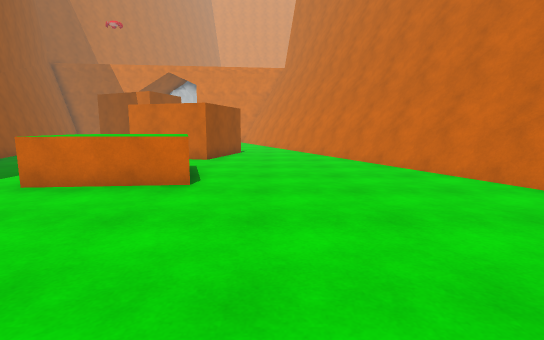
view 1 (above)

16 first-person views from a walk through a Unity game level. The camera is 1.3 m above the floor, tilts 8° down and sees 85° across. The floor is counted in squares, 1 m on a side. Each view is taken from the middle of a square. On the plan, view 1 faces up. The plan holds only what a view shows up to about 14 squares ahead; the rest is blank. The place goes on beyond the plan. The player character is not drawn. Surface patterns are stand-ins for the level's own textures.

view 2
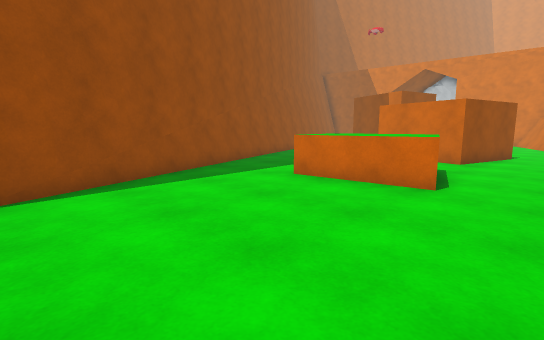

view 3
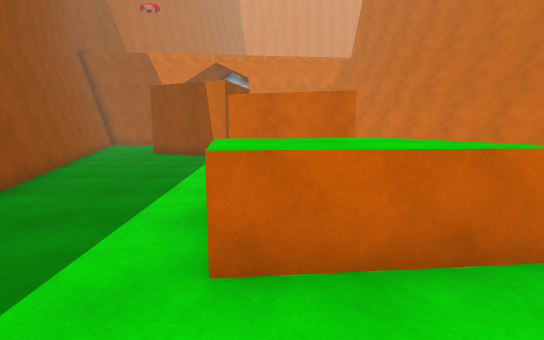

view 4
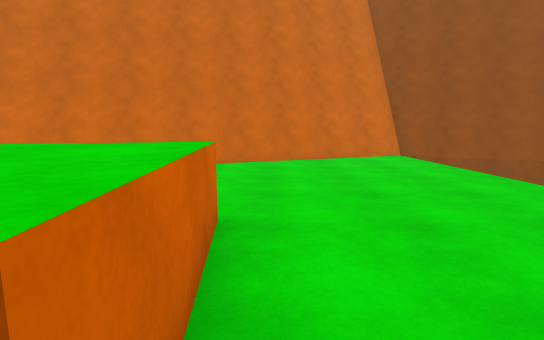

view 5
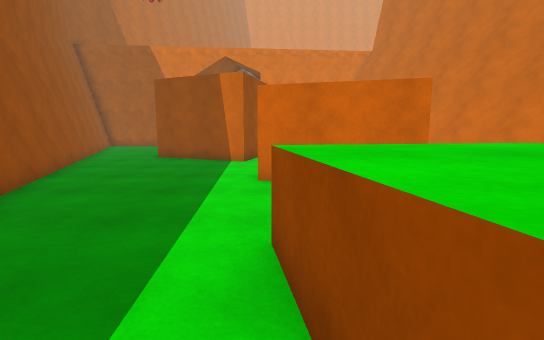

view 6
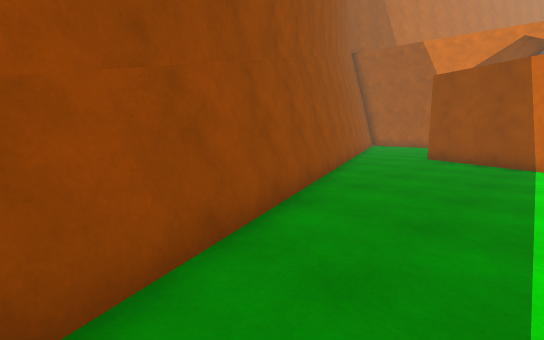

view 7
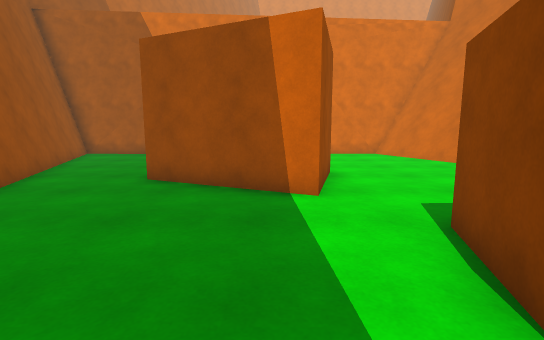

view 8
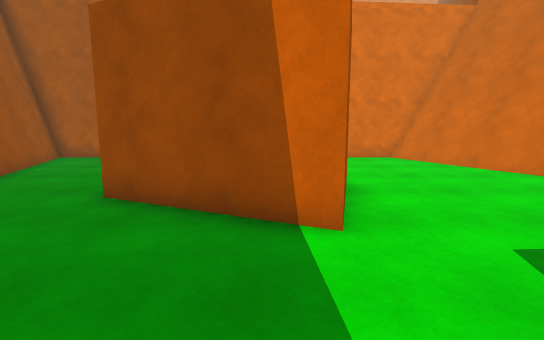

view 9
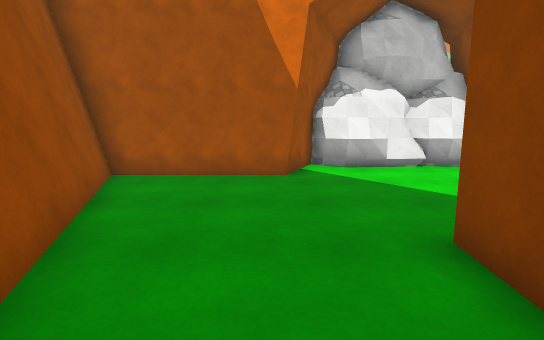

view 10
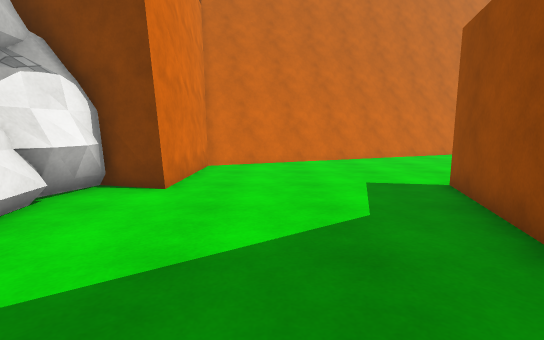

view 11
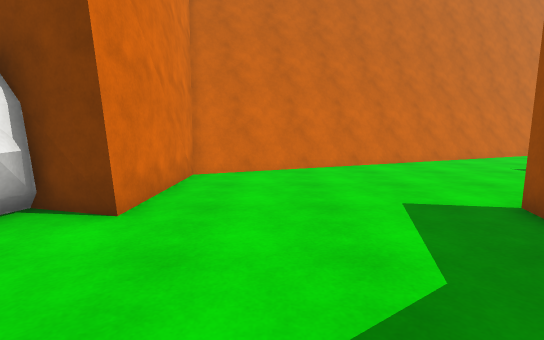

view 12
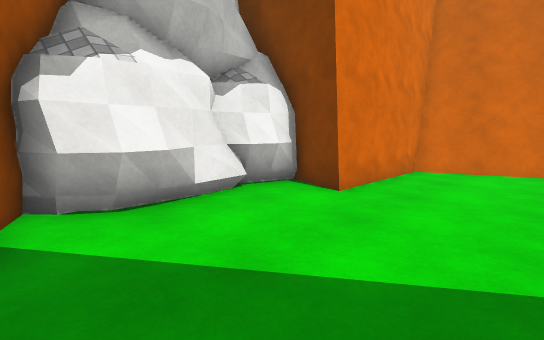

view 13
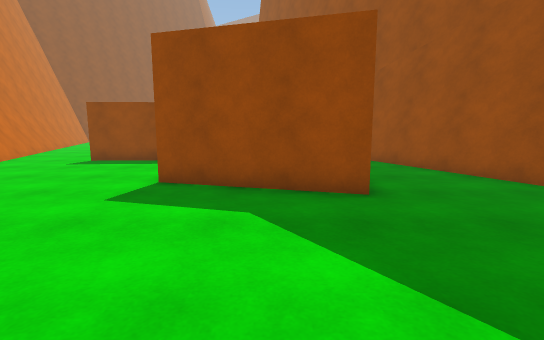

view 14
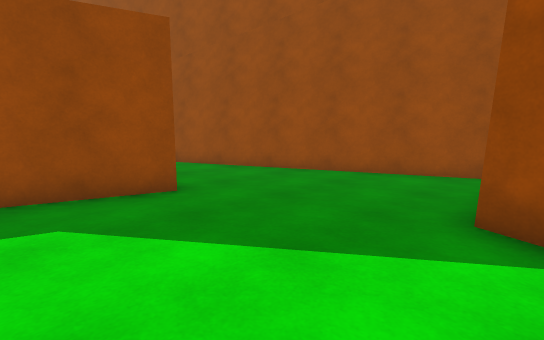

view 15
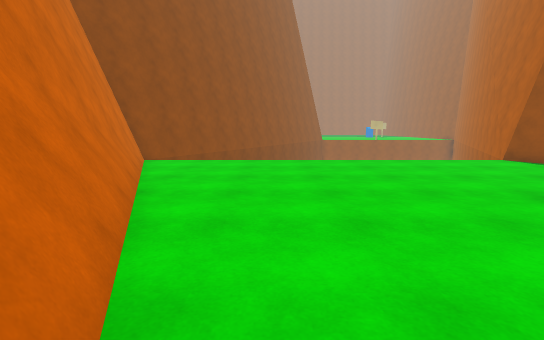

view 16
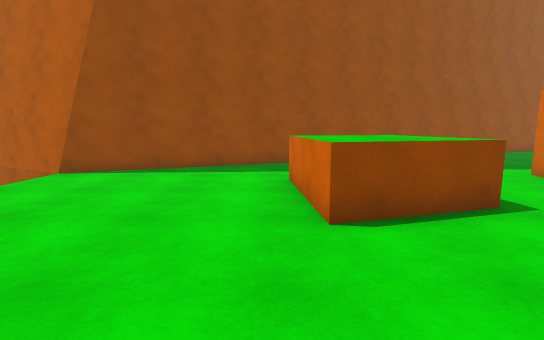

### Floor plan
Key: @ floor where view 1 was taken; # wall or solid block; . floor; = window, fence, low wall or low ledge; ^ raised ledge; v drop or lower ground; O other object.
Columns run from 18 left of view 1 to 9 right of it. Each row starts with its distance up from view 1.
 31        OOOOO
 30       #OOOOOO
 29       #OOOOOO
 28 #######.....#####
 27 #...##..........##
 26 ##..............##
 25  #...............#
 24  #...............##
 23  ##..............=#
 22   #....##.........##
 21   ##...#####......##
 20    #...### #.......#
 19    #....####.......##
 18    ##.....##.......=#
 17     #...............##
 16     ##.......####...##
 15      #......##  #....##
 14      #......#  ##....##
 13      ##.....####.....=#
 12       #...............##
 11       ##..............##
 10        #...............#
  9        #....^^^^.......##
  8        ##...^^^^^......=#
  7         #....^^^^.......##
  6         ##..............##
  5          #...............#
  4          #...............##
  3          ##..............##
  2           #...............#
  1           ##..............##
  0            #......@........#
 -1           ##              ##
 -2           #v             v#
 -3           #              ##

Where each view was taken, in squares from view 1:
view 1: 0 up, 0 right, facing up
view 2: 0 up, 0 right, facing up-left
view 3: 4 up, 5 left, facing up
view 4: 6 up, 6 left, facing right
view 5: 6 up, 6 left, facing up
view 6: 6 up, 7 left, facing up-left
view 7: 12 up, 8 left, facing up
view 8: 14 up, 8 left, facing up
view 9: 19 up, 13 left, facing up
view 10: 25 up, 13 left, facing right
view 11: 25 up, 11 left, facing right
view 12: 24 up, 12 left, facing up-right
view 13: 28 up, 9 left, facing down
view 14: 28 up, 8 left, facing down-left
view 15: 12 up, 3 right, facing down
view 16: 6 up, 2 right, facing left
